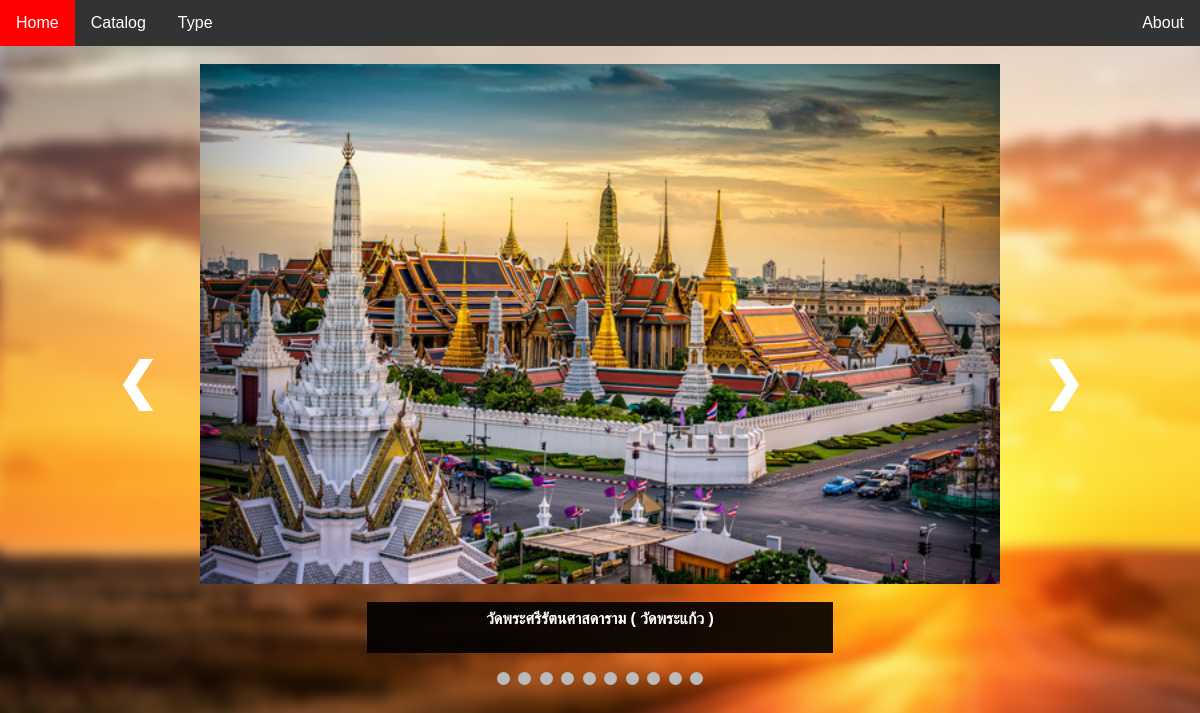
The page / on the database its author committed.
### myplace/models.py (models this page shows)
class Place(models.Model):
      place_name              = models.CharField(max_length=200)
      place_thai_name         = models.CharField(max_length=200)
      place_type              = models.CharField(max_length=200)

### myplace/views.py (the view)
# urls.py: url(r'^$', views.index, name='index'),
def index(request):
    image = Place.objects.all()
    the_type = Type.objects.all()
    return render(request,'myplace/index.html',{'image':image,'the_type':the_type})

### myplace/templates/myplace/index.html (shortened to what this page needs)
<html>
<head>
</head>
<body>
{% load static %}
<link rel="stylesheet" type="text/css" href="{% static 'myplace/index-style.css' %}" />
<ul>
  <li><a href="{% url 'myplace:index' %}" method="get">Home</a></li>
  <li><a href="{% url 'myplace:catalog' %}" method="get">Catalog</a></li>
  <li class="dropdown">
    <a href="javascript:void(0)" class="dropbtn">Type</a>
  </li>
  <li class="right"><a href="{% url 'myplace:about' %}" method="get">About</a></li>
</ul>
<br>
<div class="slideshow-container">
{% for select in image %}
{% if forloop.counter == 1 %}
<div class="mySlides fade" style="display:block;">
{% else %}
<div class="mySlides fade" style="display:none;">
{% endif %}
 <a href="{% url 'myplace:details' select.id %}" method="get">
  <img src="{% static '/myplace/' %}{{ select.place_name }}/index.jpg" />
</a><br>
  <b><center><div class="blackbox">{{ select.place_thai_name }}</div></center></b>
</div>
{% endfor %}
<a class="prev" onclick="plusSlides(-1)"><span style="font-size:50px">&#10094;</a></span>
<a class="next" onclick="plusSlides(1)"><span style="font-size:50px">&#10095;</a></span>
</div>
<br>
<div style="text-align:center">
  <span class="dot" onclick="currentSlide(1)"></span>
  <span class="dot" onclick="currentSlide(2)"></span>
  <span class="dot" onclick="currentSlide(3)"></span>
  <span class="dot" onclick="currentSlide(4)"></span>
  <span class="dot" onclick="currentSlide(5)"></span>
  <span class="dot" onclick="currentSlide(6)"></span>
  <span class="dot" onclick="currentSlide(7)"></span>
  <span class="dot" onclick="currentSlide(8)"></span>
  <span class="dot" onclick="currentSlide(9)"></span>
  <span class="dot" onclick="currentSlide(10)"></span>
</div>
</body>
</html>

### myplace/static/myplace/index-style.css (style rules this page uses)
img { display: block; margin: auto; width:80% ; height:65% ; }
body { background-image:url(images/background.png) ; width:100%; height:100%; font-family: Verdana,sans-serif;margin:0 }
.mySlides { display:none }
.slideshow-container { max-width: 1000px; position: relative; margin: auto; }
.prev, .next { cursor: pointer; position: absolute; top: 50%; width: auto; padding: 16px; margin-top: -22px; color: white; font-weight: bold; font-size: 18px; transition: 0.6s ease; border-radius: 0 3px 3px 0; }
.next { right: 0; border-radius: 3px 0 0 3px; }
.dot { cursor:pointer; height: 13px; width: 13px; margin: 0 2px; background-color: #bbb; border-radius: 50%; display: inline-block; transition: background-color 0.6s ease; }
.fade { -webkit-animation-name: fade; -webkit-animation-duration: 1.5s; animation-name: fade; animation-duration: 1.5s; }
div.blackbox { background-color:rgba(0,0,0,0.9); color:white; width:450px; height: 35px; padding: 8px; }
ul { list-style-type: none; margin: 0; padding: 0; overflow: hidden; background-color: #333; }
li { float: left; }
li a, .dropbtn { display: inline-block; color: white; text-align: center; padding: 14px 16px; text-decoration: none; }
li.dropdown { display: inline-block; }
.right { float:right; }

### rows shown on the page
Place: place_name (picture), place_thai_name "วัดพระศรีรัตนศาสดาราม ( วัดพระแก้ว )"
